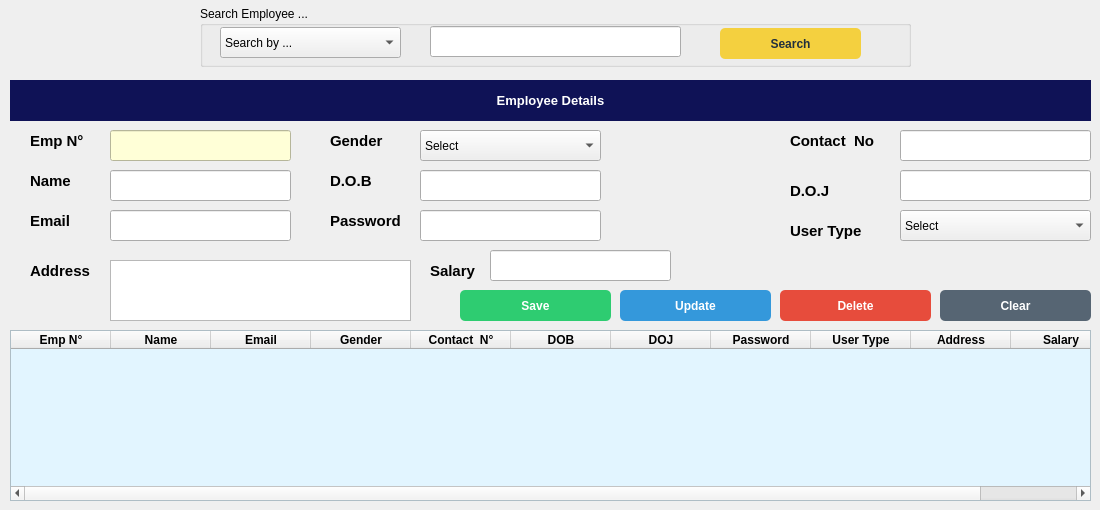
     <widget class="QWidget" name="tab_2">
      <attribute name="title">
       <string>Employee</string>
      </attribute>
      <widget class="QGroupBox" name="groupBox">
       <property name="geometry">
        <rect>
         <x>200</x>
         <y>6</y>
         <width>711</width>
         <height>61</height>
        </rect>
       </property>
       <property name="title">
        <string>Search Employee ...</string>
       </property>
       <widget class="QComboBox" name="Emp_SearchBy_Comb">
        <property name="geometry">
         <rect>
          <x>20</x>
          <y>21</y>
          <width>181</width>
          <height>31</height>
         </rect>
        </property>
        <item>
         <property name="text">
          <string>Search by ...</string>
         </property>
        </item>
        <item>
         <property name="text">
          <string>Email</string>
         </property>
        </item>
        <item>
         <property name="text">
          <string>Name</string>
         </property>
        </item>
        <item>
         <property name="text">
          <string>Contact</string>
         </property>
        </item>
       </widget>
       <widget class="QLineEdit" name="Emp_Search_box">
        <property name="geometry">
         <rect>
          <x>230</x>
          <y>20</y>
          <width>251</width>
          <height>31</height>
         </rect>
        </property>
       </widget>
       <widget class="QPushButton" name="Empl_Search_Btn">
        <property name="geometry">
         <rect>
          <x>520</x>
          <y>22</y>
          <width>141</width>
          <height>31</height>
         </rect>
        </property>
        <property name="font">
         <font>
          <weight>75</weight>
          <bold>true</bold>
         </font>
        </property>
        <property name="cursor">
         <cursorShape>PointingHandCursor</cursorShape>
        </property>
        <property name="styleSheet">
         <string notr="true">QPushButton{
  background-color: rgb(244, 208, 63);
  color: rgb(33, 47, 61);
  border-radius: 5px;
}
QPushButton::pressed{
	padding-left:2px;
	padding-top: 3px;
	background-color: rgb(248, 196, 113);
}</string>
        </property>
        <property name="text">
         <string>Search</string>
        </property>
       </widget>
      </widget>
      <widget class="QLabel" name="label_3">
       <property name="geometry">
        <rect>
         <x>10</x>
         <y>80</y>
         <width>1081</width>
         <height>41</height>
        </rect>
       </property>
       <property name="font">
        <font>
         <pointsize>10</pointsize>
         <weight>75</weight>
         <bold>true</bold>
        </font>
       </property>
       <property name="styleSheet">
        <string notr="true">background-color: rgb(15, 18, 86);
color: rgb(255, 255, 255);</string>
       </property>
       <property name="text">
        <string>Employee Details</string>
       </property>
       <property name="alignment">
        <set>Qt::AlignCenter</set>
       </property>
      </widget>
      <widget class="QLabel" name="label_4">
       <property name="geometry">
        <rect>
         <x>30</x>
         <y>130</y>
         <width>61</width>
         <height>21</height>
        </rect>
       </property>
       <property name="font">
        <font>
         <pointsize>11</pointsize>
         <weight>75</weight>
         <bold>true</bold>
        </font>
       </property>
       <property name="text">
        <string>Emp N°</string>
       </property>
      </widget>
      <widget class="QLineEdit" name="Emp_No">
       <property name="geometry">
        <rect>
         <x>110</x>
         <y>130</y>
         <width>181</width>
         <height>31</height>
        </rect>
       </property>
       <property name="styleSheet">
        <string notr="true">background-color: rgb(255, 255, 215);</string>
       </property>
      </widget>
      <widget class="QLineEdit" name="Emp_Name">
       <property name="geometry">
        <rect>
         <x>110</x>
         <y>170</y>
         <width>181</width>
         <height>31</height>
        </rect>
       </property>
      </widget>
      <widget class="QLineEdit" name="Emp_Mail">
       <property name="geometry">
        <rect>
         <x>110</x>
         <y>210</y>
         <width>181</width>
         <height>31</height>
        </rect>
       </property>
      </widget>
      <widget class="QLabel" name="label_5">
       <property name="geometry">
        <rect>
         <x>30</x>
         <y>170</y>
         <width>61</width>
         <height>21</height>
        </rect>
       </property>
       <property name="font">
        <font>
         <pointsize>11</pointsize>
         <weight>75</weight>
         <bold>true</bold>
        </font>
       </property>
       <property name="text">
        <string>Name</string>
       </property>
      </widget>
      <widget class="QLabel" name="label_9">
       <property name="geometry">
        <rect>
         <x>30</x>
         <y>210</y>
         <width>61</width>
         <height>21</height>
        </rect>
       </property>
       <property name="font">
        <font>
         <pointsize>11</pointsize>
         <weight>75</weight>
         <bold>true</bold>
        </font>
       </property>
       <property name="text">
        <string>Email</string>
       </property>
      </widget>
      <widget class="QLabel" name="label_10">
       <property name="geometry">
        <rect>
         <x>30</x>
         <y>260</y>
         <width>71</width>
         <height>21</height>
        </rect>
       </property>
       <property name="font">
        <font>
         <pointsize>11</pointsize>
         <weight>75</weight>
         <bold>true</bold>
        </font>
       </property>
       <property name="text">
        <string>Address</string>
       </property>
      </widget>
      <widget class="QLabel" name="label_16">
       <property name="geometry">
        <rect>
         <x>330</x>
         <y>130</y>
         <width>61</width>
         <height>21</height>
        </rect>
       </property>
       <property name="font">
        <font>
         <pointsize>11</pointsize>
         <weight>75</weight>
         <bold>true</bold>
        </font>
       </property>
       <property name="text">
        <string>Gender</string>
       </property>
      </widget>
      <widget class="QLabel" name="label_23">
       <property name="geometry">
        <rect>
         <x>330</x>
         <y>170</y>
         <width>61</width>
         <height>21</height>
        </rect>
       </property>
       <property name="font">
        <font>
         <pointsize>11</pointsize>
         <weight>75</weight>
         <bold>true</bold>
        </font>
       </property>
       <property name="text">
        <string>D.O.B</string>
       </property>
      </widget>
      <widget class="QLabel" name="label_24">
       <property name="geometry">
        <rect>
         <x>330</x>
         <y>210</y>
         <width>81</width>
         <height>21</height>
        </rect>
       </property>
       <property name="font">
        <font>
         <pointsize>11</pointsize>
         <weight>75</weight>
         <bold>true</bold>
        </font>
       </property>
       <property name="text">
        <string>Password</string>
       </property>
      </widget>
      <widget class="QLineEdit" name="Emp_DOB">
       <property name="geometry">
        <rect>
         <x>420</x>
         <y>170</y>
         <width>181</width>
         <height>31</height>
        </rect>
       </property>
      </widget>
      <widget class="QLineEdit" name="Emp_Password">
       <property name="geometry">
        <rect>
         <x>420</x>
         <y>210</y>
         <width>181</width>
         <height>31</height>
        </rect>
       </property>
      </widget>
      <widget class="QLabel" name="label_25">
       <property name="geometry">
        <rect>
         <x>430</x>
         <y>260</y>
         <width>61</width>
         <height>21</height>
        </rect>
       </property>
       <property name="font">
        <font>
         <pointsize>11</pointsize>
         <weight>75</weight>
         <bold>true</bold>
        </font>
       </property>
       <property name="text">
        <string>Salary</string>
       </property>
      </widget>
      <widget class="QLineEdit" name="Emp_Salary">
       <property name="geometry">
        <rect>
         <x>490</x>
         <y>250</y>
         <width>181</width>
         <height>31</height>
        </rect>
       </property>
      </widget>
      <widget class="QComboBox" name="Gender_Comb">
       <property name="geometry">
        <rect>
         <x>420</x>
         <y>130</y>
         <width>181</width>
         <height>31</height>
        </rect>
       </property>
       <item>
        <property name="text">
         <string>Select</string>
        </property>
       </item>
       <item>
        <property name="text">
         <string>Male</string>
        </property>
       </item>
       <item>
        <property name="text">
         <string>Female</string>
        </property>
       </item>
      </widget>
      <widget class="QLineEdit" name="Emp_ContactNo">
       <property name="geometry">
        <rect>
         <x>900</x>
         <y>130</y>
         <width>191</width>
         <height>31</height>
        </rect>
       </property>
      </widget>
      <widget class="QLabel" name="label_26">
       <property name="geometry">
        <rect>
         <x>790</x>
         <y>130</y>
         <width>91</width>
         <height>21</height>
        </rect>
       </property>
       <property name="font">
        <font>
         <pointsize>11</pointsize>
         <weight>75</weight>
         <bold>true</bold>
        </font>
       </property>
       <property name="text">
        <string>Contact  No</string>
       </property>
      </widget>
      <widget class="QLabel" name="label_27">
       <property name="geometry">
        <rect>
         <x>790</x>
         <y>180</y>
         <width>61</width>
         <height>21</height>
        </rect>
       </property>
       <property name="font">
        <font>
         <pointsize>11</pointsize>
         <weight>75</weight>
         <bold>true</bold>
        </font>
       </property>
       <property name="text">
        <string>D.O.J</string>
       </property>
      </widget>
      <widget class="QLineEdit" name="Emp_DOJ">
       <property name="geometry">
        <rect>
         <x>900</x>
         <y>170</y>
         <width>191</width>
         <height>31</height>
        </rect>
       </property>
      </widget>
      <widget class="QLabel" name="label_28">
       <property name="geometry">
        <rect>
         <x>790</x>
         <y>220</y>
         <width>81</width>
         <height>21</height>
        </rect>
       </property>
       <property name="font">
        <font>
         <pointsize>11</pointsize>
         <weight>75</weight>
         <bold>true</bold>
        </font>
       </property>
       <property name="text">
        <string>User Type</string>
       </property>
      </widget>
      <widget class="QComboBox" name="UserType_Comb">
       <property name="geometry">
        <rect>
         <x>900</x>
         <y>210</y>
         <width>191</width>
         <height>31</height>
        </rect>
       </property>
       <item>
        <property name="text">
         <string>Select</string>
        </property>
       </item>
       <item>
        <property name="text">
         <string>Admin</string>
        </property>
       </item>
       <item>
        <property name="text">
         <string>Employee</string>
        </property>
       </item>
      </widget>
      <widget class="QPushButton" name="Empl_Save_Btn">
       <property name="geometry">
        <rect>
         <x>460</x>
         <y>290</y>
         <width>151</width>
         <height>31</height>
        </rect>
       </property>
       <property name="font">
        <font>
         <weight>75</weight>
         <bold>true</bold>
        </font>
       </property>
       <property name="cursor">
        <cursorShape>PointingHandCursor</cursorShape>
       </property>
       <property name="styleSheet">
        <string notr="true">QPushButton{
  background-color: rgb(46, 204, 113);
  color: rgb(255, 255, 255);
  border-radius: 5px;
}
QPushButton::pressed{
	padding-left:5px;
	padding-top: 5px;
	background-color: rgb(130, 224, 170);
}</string>
       </property>
       <property name="text">
        <string>Save</string>
       </property>
      </widget>
      <widget class="QPushButton" name="Empl_Update_Btn">
       <property name="geometry">
        <rect>
         <x>620</x>
         <y>290</y>
         <width>151</width>
         <height>31</height>
        </rect>
       </property>
       <property name="font">
        <font>
         <weight>75</weight>
         <bold>true</bold>
        </font>
       </property>
       <property name="cursor">
        <cursorShape>PointingHandCursor</cursorShape>
       </property>
       <property name="styleSheet">
        <string notr="true">QPushButton{
  background-color: rgb(52, 152, 219);
  color: rgb(255, 255, 255);
  border-radius: 5px;
}
QPushButton::pressed{
	padding-left:5px;
	padding-top: 5px;
	background-color: rgb(93, 173, 226);
}</string>
       </property>
       <property name="text">
        <string>Update</string>
       </property>
      </widget>
      <widget class="QPushButton" name="Empl_Delete_Btn">
       <property name="geometry">
        <rect>
         <x>780</x>
         <y>290</y>
         <width>151</width>
         <height>31</height>
        </rect>
       </property>
       <property name="font">
        <font>
         <weight>75</weight>
         <bold>true</bold>
        </font>
       </property>
       <property name="cursor">
        <cursorShape>PointingHandCursor</cursorShape>
       </property>
       <property name="styleSheet">
        <string notr="true">QPushButton{
  background-color: rgb(231, 76, 60);
  color: rgb(255, 255, 255);
  border-radius: 5px;
}
QPushButton::pressed{
	padding-left:5px;
	padding-top: 5px;
	background-color: rgb(236, 112, 99);
}</string>
       </property>
       <property name="text">
        <string>Delete</string>
       </property>
      </widget>
      <widget class="QPushButton" name="Empl_Clear_Btn">
       <property name="geometry">
        <rect>
         <x>940</x>
         <y>290</y>
         <width>151</width>
         <height>31</height>
        </rect>
       </property>
       <property name="font">
        <font>
         <weight>75</weight>
         <bold>true</bold>
        </font>
       </property>
       <property name="cursor">
        <cursorShape>PointingHandCursor</cursorShape>
       </property>
       <property name="styleSheet">
        <string notr="true">QPushButton{
  background-color: rgb(86, 101, 115);
  color: rgb(255, 255, 255);
  border-radius: 5px;
}
QPushButton::pressed{
	padding-left:5px;
	padding-top: 5px;
	background-color: rgb(128, 139, 150);
}</string>
       </property>
       <property name="text">
        <string>Clear</string>
       </property>
      </widget>
      <widget class="QTableWidget" name="Em_tableWidget">
       <property name="geometry">
        <rect>
         <x>10</x>
         <y>330</y>
         <width>1081</width>
         <height>171</height>
        </rect>
       </property>
       <property name="styleSheet">
        <string notr="true">QTableWidget#Em_tableWidget{
background-color: rgb(226, 245, 255);
}</string>
       </property>
       <property name="rowCount">
        <number>0</number>
       </property>
       <column>
        <property name="text">
         <string>Emp N°</string>
        </property>
        <property name="font">
         <font>
          <weight>75</weight>
          <bold>true</bold>
         </font>
        </property>
        <property name="textAlignment">
         <set>AlignCenter</set>
        </property>
       </column>
       <column>
        <property name="text">
         <string>Name</string>
        </property>
        <property name="font">
         <font>
          <weight>75</weight>
          <bold>true</bold>
         </font>
        </property>
        <property name="textAlignment">
         <set>AlignCenter</set>
        </property>
       </column>
       <column>
        <property name="text">
         <string>Email</string>
        </property>
        <property name="font">
         <font>
          <weight>75</weight>
          <bold>true</bold>
         </font>
        </property>
        <property name="textAlignment">
         <set>AlignCenter</set>
        </property>
       </column>
       <column>
        <property name="text">
         <string>Gender</string>
        </property>
        <property name="font">
         <font>
          <weight>75</weight>
          <bold>true</bold>
         </font>
        </property>
        <property name="textAlignment">
         <set>AlignCenter</set>
        </property>
       </column>
       <column>
        <property name="text">
         <string>Contact  N°</string>
        </property>
        <property name="font">
         <font>
          <weight>75</weight>
          <bold>true</bold>
         </font>
        </property>
        <property name="textAlignment">
         <set>AlignCenter</set>
        </property>
       </column>
       <column>
        <property name="text">
         <string>DOB</string>
        </property>
        <property name="font">
         <font>
          <weight>75</weight>
          <bold>true</bold>
         </font>
        </property>
        <property name="textAlignment">
         <set>AlignCenter</set>
        </property>
       </column>
       <column>
        <property name="text">
         <string>DOJ</string>
        </property>
        <property name="font">
         <font>
          <weight>75</weight>
          <bold>true</bold>
         </font>
        </property>
        <property name="textAlignment">
         <set>AlignCenter</set>
        </property>
       </column>
       <column>
        <property name="text">
         <string>Password</string>
        </property>
        <property name="font">
         <font>
          <weight>75</weight>
          <bold>true</bold>
         </font>
        </property>
        <property name="textAlignment">
         <set>AlignCenter</set>
        </property>
       </column>
       <column>
        <property name="text">
         <string>User Type</string>
        </property>
        <property name="font">
         <font>
          <weight>75</weight>
          <bold>true</bold>
         </font>
        </property>
        <property name="textAlignment">
         <set>AlignCenter</set>
        </property>
       </column>
       <column>
        <property name="text">
         <string>Address</string>
        </property>
        <property name="font">
         <font>
          <weight>75</weight>
          <bold>true</bold>
         </font>
        </property>
        <property name="textAlignment">
         <set>AlignCenter</set>
        </property>
       </column>
       <column>
        <property name="text">
         <string>Salary</string>
        </property>
        <property name="font">
         <font>
          <weight>75</weight>
          <bold>true</bold>
         </font>
        </property>
        <property name="textAlignment">
         <set>AlignCenter</set>
        </property>
       </column>
      </widget>
      <widget class="QTextEdit" name="Emp_Address">
       <property name="geometry">
        <rect>
         <x>110</x>
         <y>260</y>
         <width>301</width>
         <height>61</height>
        </rect>
       </property>
      </widget>
     </widget>
